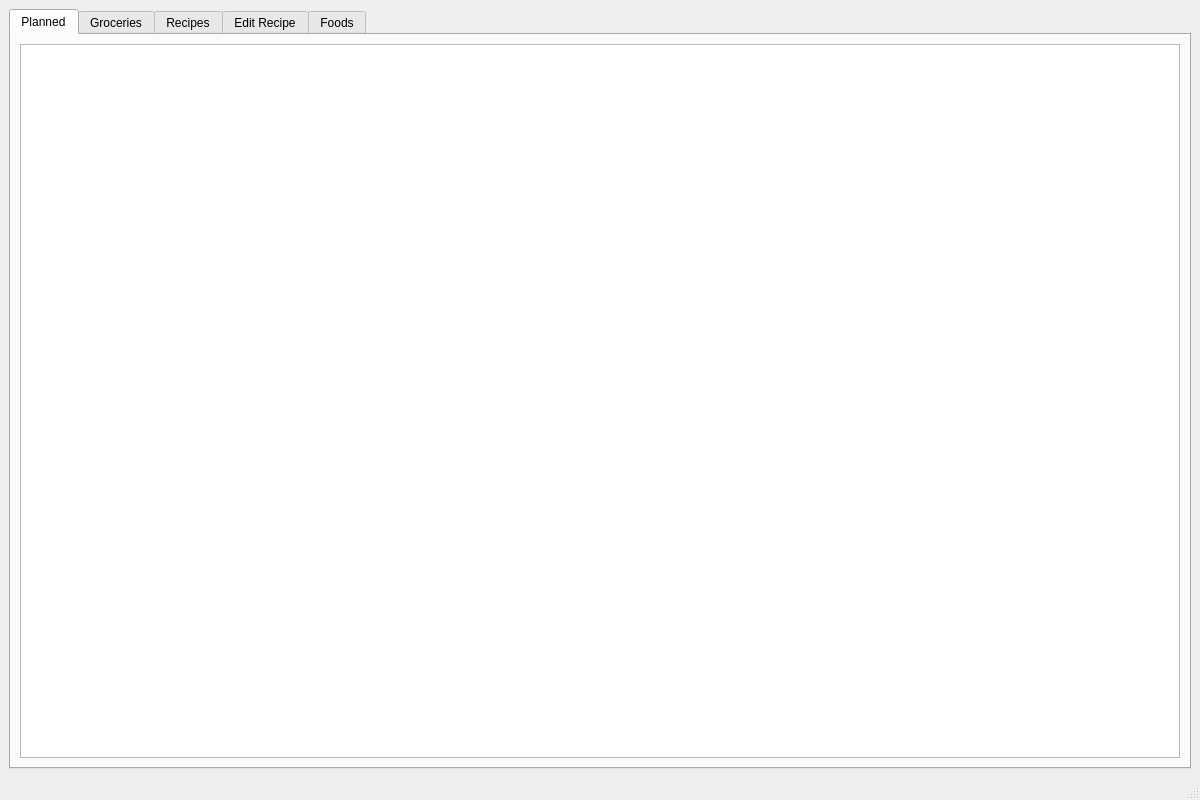
<?xml version="1.0" encoding="UTF-8"?>
<ui version="4.0">
 <class>Dashboard</class>
 <widget class="QMainWindow" name="Dashboard">
  <property name="geometry">
   <rect>
    <x>0</x>
    <y>0</y>
    <width>1200</width>
    <height>800</height>
   </rect>
  </property>
  <property name="windowTitle">
   <string>Dashboard</string>
  </property>
  <widget class="QWidget" name="top">
   <layout class="QVBoxLayout" name="verticalLayout">
    <item>
     <widget class="QTabWidget" name="tabs">
      <widget class="QWidget" name="plannedTab">
       <attribute name="title">
        <string>Planned</string>
       </attribute>
       <layout class="QVBoxLayout" name="verticalLayout_2">
        <item>
         <widget class="QListView" name="plannedView"/>
        </item>
       </layout>
      </widget>
      <widget class="QWidget" name="groceriesTab">
       <attribute name="title">
        <string>Groceries</string>
       </attribute>
       <layout class="QHBoxLayout" name="horizontalLayout">
        <item>
         <widget class="QGroupBox" name="groceriesControl">
          <property name="title">
           <string>Actions</string>
          </property>
          <layout class="QVBoxLayout" name="verticalLayout_3">
           <item>
            <widget class="QLineEdit" name="leGrocery">
             <property name="placeholderText">
              <string>Add: &lt;amount&gt; [&lt;unit&gt;] &lt;name&gt;</string>
             </property>
            </widget>
           </item>
           <item>
            <widget class="QPushButton" name="bResetGroceries">
             <property name="text">
              <string>Reset</string>
             </property>
            </widget>
           </item>
           <item>
            <widget class="QPushButton" name="bClearGroceries">
             <property name="text">
              <string>Clear</string>
             </property>
            </widget>
           </item>
           <item>
            <spacer name="groceriesControlSpacer">
             <property name="orientation">
              <enum>Qt::Vertical</enum>
             </property>
             <property name="sizeHint" stdset="0">
              <size>
               <width>20</width>
               <height>40</height>
              </size>
             </property>
            </spacer>
           </item>
          </layout>
         </widget>
        </item>
        <item>
         <widget class="QTableView" name="groceriesView"/>
        </item>
       </layout>
      </widget>
      <widget class="QWidget" name="recipesTab">
       <attribute name="title">
        <string>Recipes</string>
       </attribute>
       <layout class="QVBoxLayout" name="verticalLayout_4">
        <item>
         <widget class="QTableView" name="recipesView"/>
        </item>
       </layout>
      </widget>
      <widget class="QWidget" name="editRecipeTab">
       <attribute name="title">
        <string>Edit Recipe</string>
       </attribute>
       <layout class="QHBoxLayout" name="horizontalLayout_2">
        <item>
         <widget class="QGroupBox" name="editRecipeControls">
          <property name="title">
           <string>Controls</string>
          </property>
          <layout class="QVBoxLayout" name="verticalLayout_6">
           <item>
            <widget class="QLineEdit" name="leRecipeTitle">
             <property name="placeholderText">
              <string>Title</string>
             </property>
            </widget>
           </item>
           <item>
            <widget class="QLineEdit" name="leRecipeStep">
             <property name="placeholderText">
              <string>Ingredient: &lt;amount&gt; [&lt;unit&gt;] &lt;name&gt;</string>
             </property>
            </widget>
           </item>
           <item>
            <widget class="QLineEdit" name="leRecipeIngredient">
             <property name="placeholderText">
              <string>Step</string>
             </property>
            </widget>
           </item>
           <item>
            <spacer name="editRecipeControlsSpacer">
             <property name="orientation">
              <enum>Qt::Vertical</enum>
             </property>
             <property name="sizeHint" stdset="0">
              <size>
               <width>20</width>
               <height>40</height>
              </size>
             </property>
            </spacer>
           </item>
           <item>
            <widget class="QLabel" name="label">
             <property name="text">
              <string>Editing: [New]</string>
             </property>
            </widget>
           </item>
           <item>
            <widget class="QPushButton" name="bSubmitRecipe">
             <property name="text">
              <string>Submit</string>
             </property>
            </widget>
           </item>
           <item>
            <widget class="QPushButton" name="bClearRecipe">
             <property name="text">
              <string>Clear</string>
             </property>
            </widget>
           </item>
           <item>
            <widget class="QPushButton" name="bCancelRecipe">
             <property name="text">
              <string>Cancel</string>
             </property>
            </widget>
           </item>
          </layout>
         </widget>
        </item>
        <item>
         <widget class="QTableView" name="editRecipeView"/>
        </item>
       </layout>
      </widget>
      <widget class="QWidget" name="foodsTab">
       <attribute name="title">
        <string>Foods</string>
       </attribute>
       <layout class="QVBoxLayout" name="verticalLayout_5">
        <item>
         <widget class="QTableView" name="foodsView"/>
        </item>
       </layout>
      </widget>
     </widget>
    </item>
   </layout>
  </widget>
  <widget class="QMenuBar" name="menubar">
   <property name="geometry">
    <rect>
     <x>0</x>
     <y>0</y>
     <width>1200</width>
     <height>22</height>
    </rect>
   </property>
  </widget>
  <widget class="QStatusBar" name="statusbar"/>
 </widget>
 <resources/>
 <connections/>
</ui>
